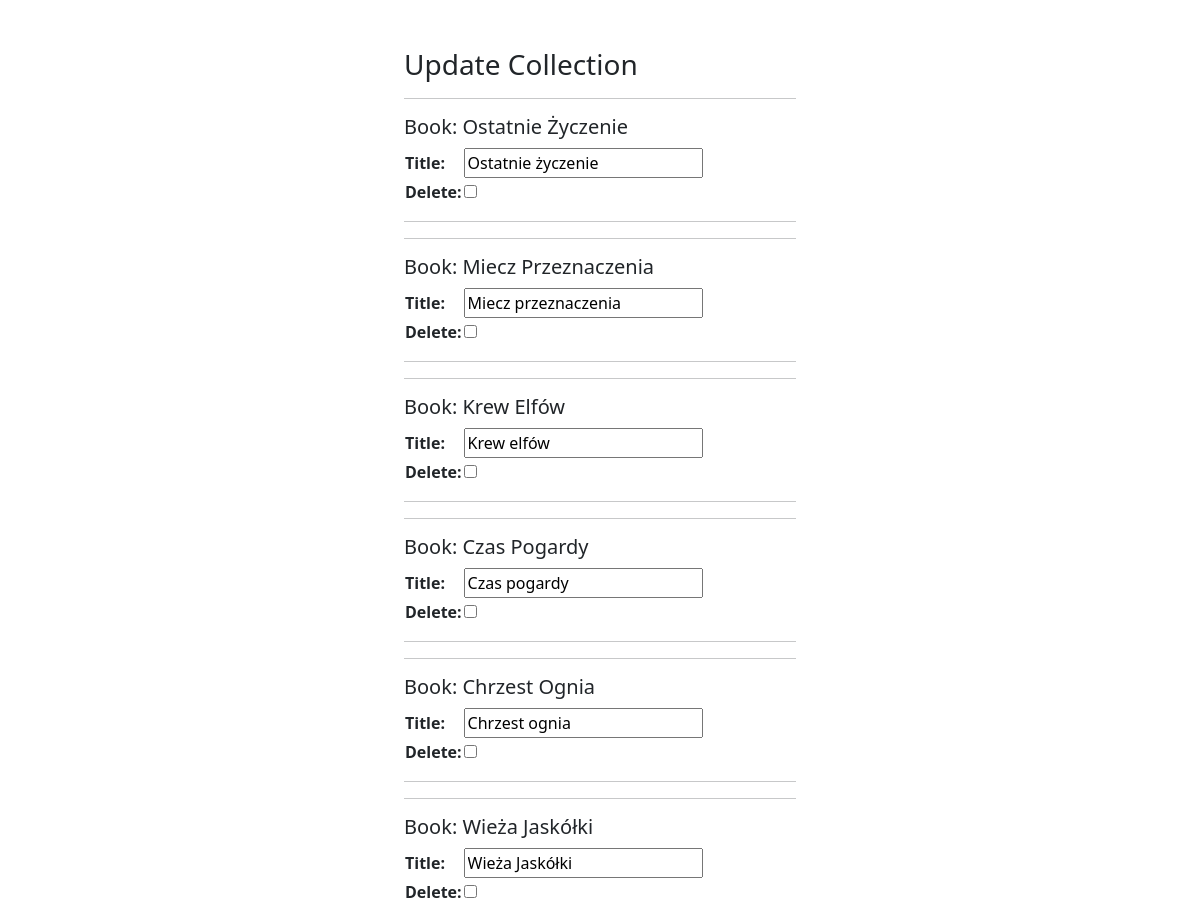
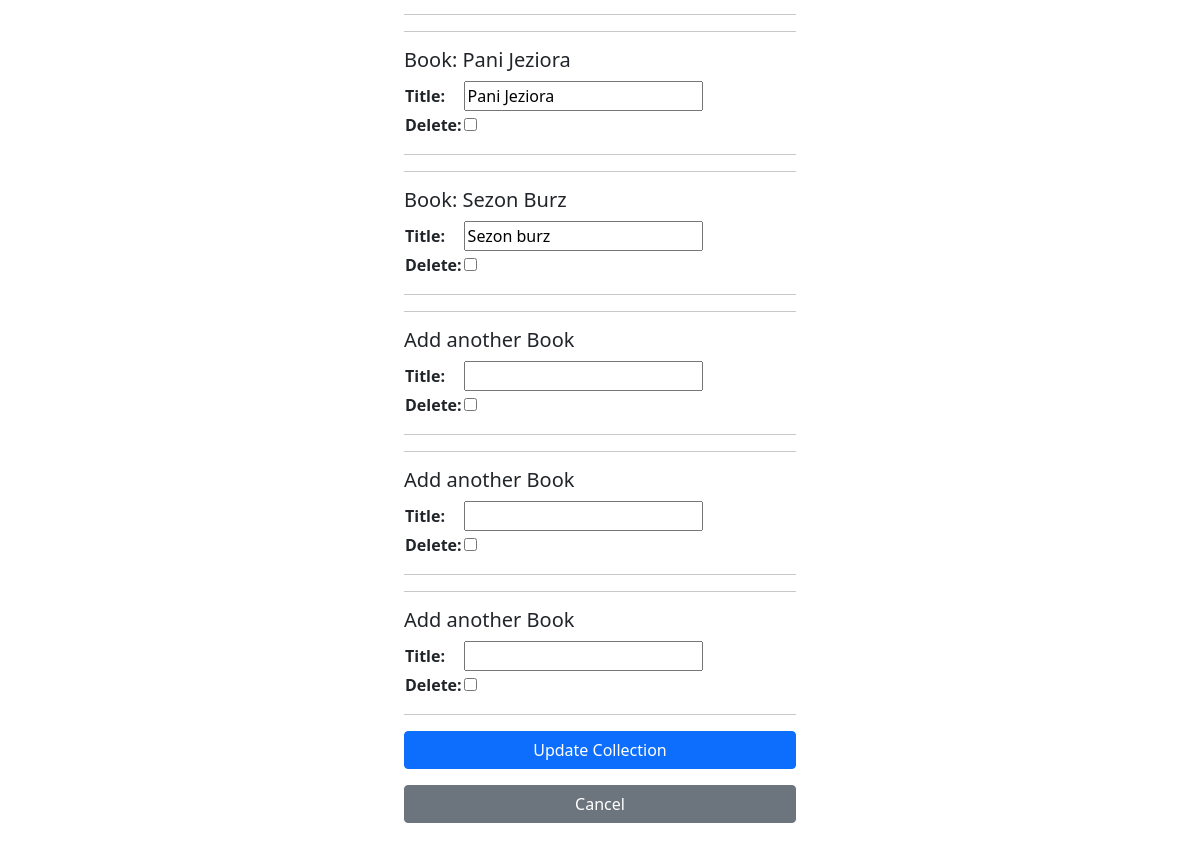
The app's page /authors/1/books/edit/ with its own data (2 pictures, top to bottom).
### books/models.py (models this page shows, shortened)
class Book(models.Model):
    title = models.CharField(null=False, blank=False, max_length=255)
    author = models.ForeignKey("Author", null=False, blank=False, on_delete=models.CASCADE, related_name="book_author")

### books/views.py (the view, shortened to what this page needs)
# urls.py: path('authors/<int:pk>/books/edit/', views.AuthorBooksEditView.as_view(), name='author_book_edit')
class AuthorBooksEditView(SingleObjectMixin, FormView):
    template_name = "author_book_edit.html"
    model = Author
    def get(self, *args, **kwargs):
        self.object = self.get_object(queryset=Author.objects.all())
        return super().get(*args, *kwargs)
    def get_form(self, form_class=None):
        return AuthorBooksFormset(**self.get_form_kwargs(), instance=self.object)

### books/models.py (called while the page is built)
    def get_absolute_url(self):
        return reverse("books:author_detail", kwargs={"pk": self.pk})

### books/templates/author_book_edit.html (shortened to what this page needs)
{% extends 'base.html' %}
{% block content %}
<form action="" method="post" enctype="multipart/form-data">
  <h3>Update Collection</h3>
  {% for book_form in form.forms %}
    <hr>
    <h5>
      {% if book_form.instance.id %}
        Book: {{ book_form.instance.title|title}}
      {% else %}
        {% if form.forms|length > 1 %}
          Add another Book
        {% else %}
          Add a Book
        {% endif %}
      {% endif %}
    </h5>
    <table>{{ book_form.as_table }}</table>
    <hr>
  {% endfor %}
  <p>
    <button type="submit" value="Update collection" class="btn btn-primary w-100 mb-3">Update Collection</button>
    <a href="{{ author.get_absolute_url }}" role="button" class="btn btn-secondary w-100">Cancel</a>
  </p>
</form>
{% endblock %}

### records on screen
Book: instance "Ostatnie Życzenie"
Book: instance "Miecz Przeznaczenia"
Book: instance "Krew Elfów"
Book: instance "Czas Pogardy"
Book: instance "Chrzest Ognia"
Book: instance "Wieża Jaskółki"
Book: instance "Pani Jeziora"
Book: instance "Sezon Burz"
